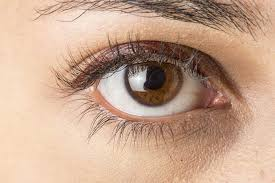
%> input picture abcd.jpeg, 275 x 183 px
$ octave student_main123.m   (GNU Octave 9; MATLAB toolbox functions it lacks are replaced by stand-ins)
%> lines starting %> are read from the running program, lines starting %| are printed output that depends on the picture
[filename,filepath]=uigetfile('.*','Load files');  % used to browse the file from the system
%> the answer given: abcd.jpeg

path=[filepath filename];

eye=imread(path);
%> eye is the input picture: size 183x275x3 uint8; mean R, G, B 198.9, 165.5, 142.9

rmin=20;
rmax=60;

%Image enhancement and adjustment
eye=rgb2gray(eye);
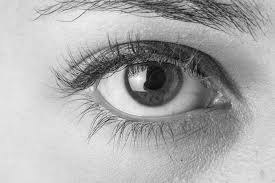
%> eye: size 183x275 uint8; min 3, max 254, mean 172.9
eye=imresize(eye,[183,275]);

eye=imadjust(eye);
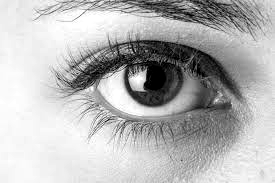
%> eye: size 183x275 uint8; min 0, max 255, mean 182.5

I=eye;

%[ci,cp,out] = thresh(eye,20,100);


scale=0.8;

rmin=rmin*scale;
rmax=rmax*scale;

I=im2double(I);

pimage=I;

I=imresize(I,scale);
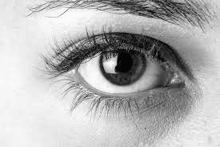
%> I: size 147x220 double; min -0.0236, max 1.02, mean 0.716; drawn with min black and max white
I=imcomplement(imfill(imcomplement(I),'holes'));
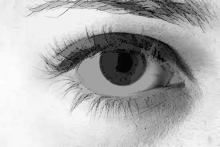
%> I: size 147x220 double; min -0.0236, max 1, mean 0.695; drawn with min black and max white

rows=size(I,1);
%> rows = 147
cols=size(I,2);
%> cols = 220
[X,Y]=find(I<0.5);
%> X = 7377 values from 1 to 129; Y = 7377 values from 47 to 208

s=size(X,1);
%> s = 7377
for k=1:s
    if (X(k)>rmin)&(Y(k)>rmin)&(X(k)<=(rows-rmin))&(Y(k)<(cols-rmin))
            A=I((X(k)-1):(X(k)+1),(Y(k)-1):(Y(k)+1));
            M=min(min(A));

           if I(X(k),Y(k))~=M
              X(k)=NaN;
              Y(k)=NaN;
           end
    end
end
%> this loop made 7377 passes
%> (A, M) on passes 1 to 10: ([0.59 0.599 0.599; 0.731 0.43 0.529; 0.776 0.529 0.279], 0.279), ([0.43 0.529 0.647; 0.529 0.279 0.551; 0.776 0.61 0.525], 0.279), ([0.579 0.654 0.578; 0.543 0.397 0.578; 0.612 0.599 0.334], 0.334), ([0.397 0.578 0.539; 0.599 0.334 0.375; 0.572 0.572 0.474], 0.334), ([0.566 0.588 0.694; 0.758 0.48 0.451; 0.758 0.742 0.64], 0.451), ([0.578 0.539 0.643; 0.334 0.375 0.502; 0.572 0.474 0.258], 0.258), ([0.334 0.375 0.502; 0.572 0.474 0.258; 0.527 0.569 0.521], 0.258), ([0.588 0.694 0.58; 0.48 0.451 0.672; 0.742 0.64 0.675], 0.451), ([0.375 0.502 0.609; 0.474 0.258 0.325; 0.569 0.521 0.283], 0.258), ([0.569 0.533 0.533; 0.586 0.476 0.397; 0.662 0.662 0.662], 0.397)
%> after the loop, A = [0.405 0.534 0.604; 0.664 0.489 0.471; 0.683 0.631 0.517]; M = 0.405
v=find(isnan(X));
%> v = 5432 values from 1 to 7373
X(v)=[];
Y(v)=[];

index=find((X<=rmin)|(Y<=rmin)|(X>(rows-rmin))|(Y>(cols-rmin)));
%> index = 1108 values from 37 to 1945
X(index)=[];
Y(index)=[];


N=size(X,1);
%> N = 837

maxb=zeros(rows,cols);
maxrad=zeros(rows,cols);

for j=1:N
    %[b,r,blur]=partiald(I,[X(j),Y(j)],rmin,rmax,'inf',600,'iris');
    %[b,r,blur]=partiald(I,[X(j),Y(j)],rmin,rmax,0.3,600,'iris');
    C=[X(j),Y(j)];
    n=600;
    part='iris';
    R=rmin:rmax;
    count=size(R,2);
    for k=1:count
    [L(k)]=lineint(I,C,R(k),n,part);
    if L(k)==0
         L(k)=[];
        break;
    end
    end
    D=diff(L);
    D=[0 D];

%> (the run ends here)
